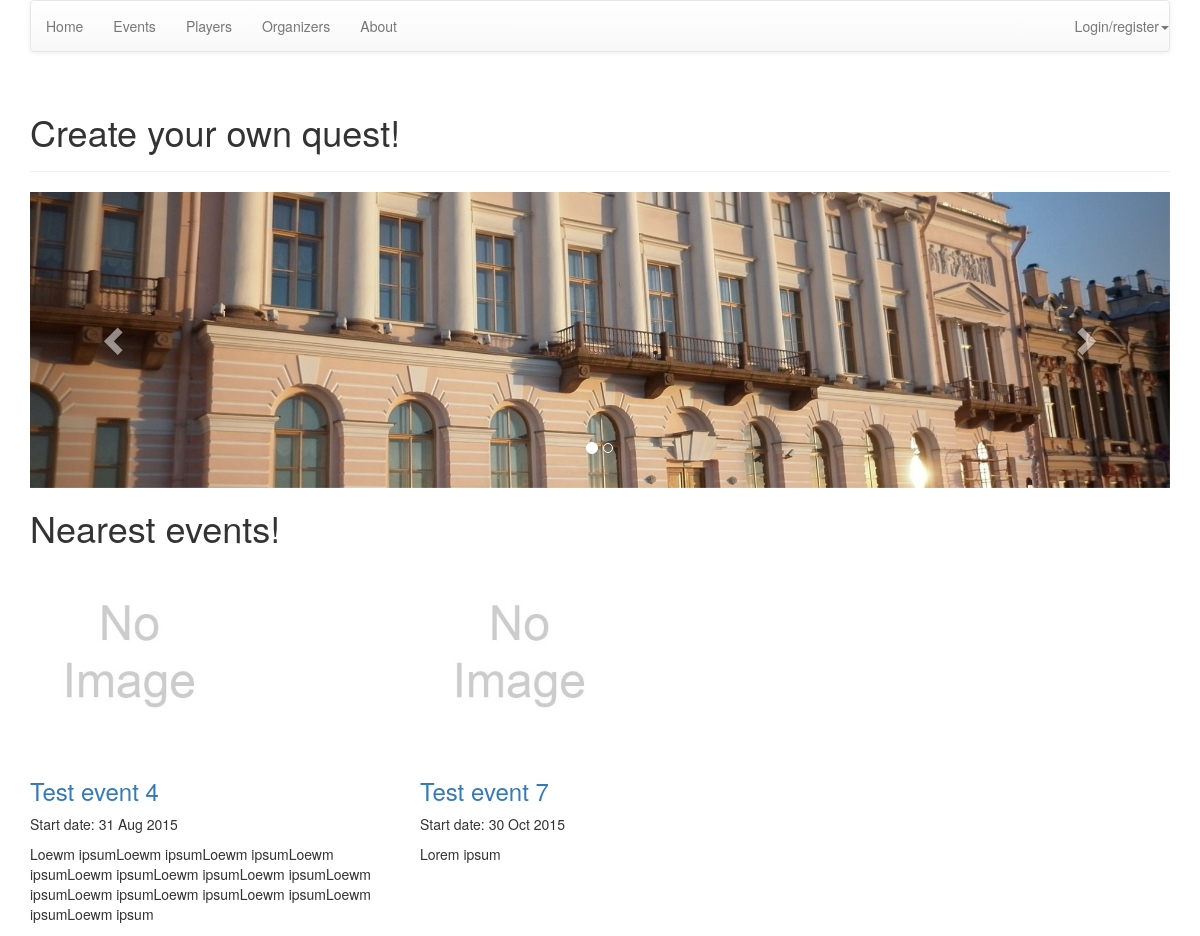
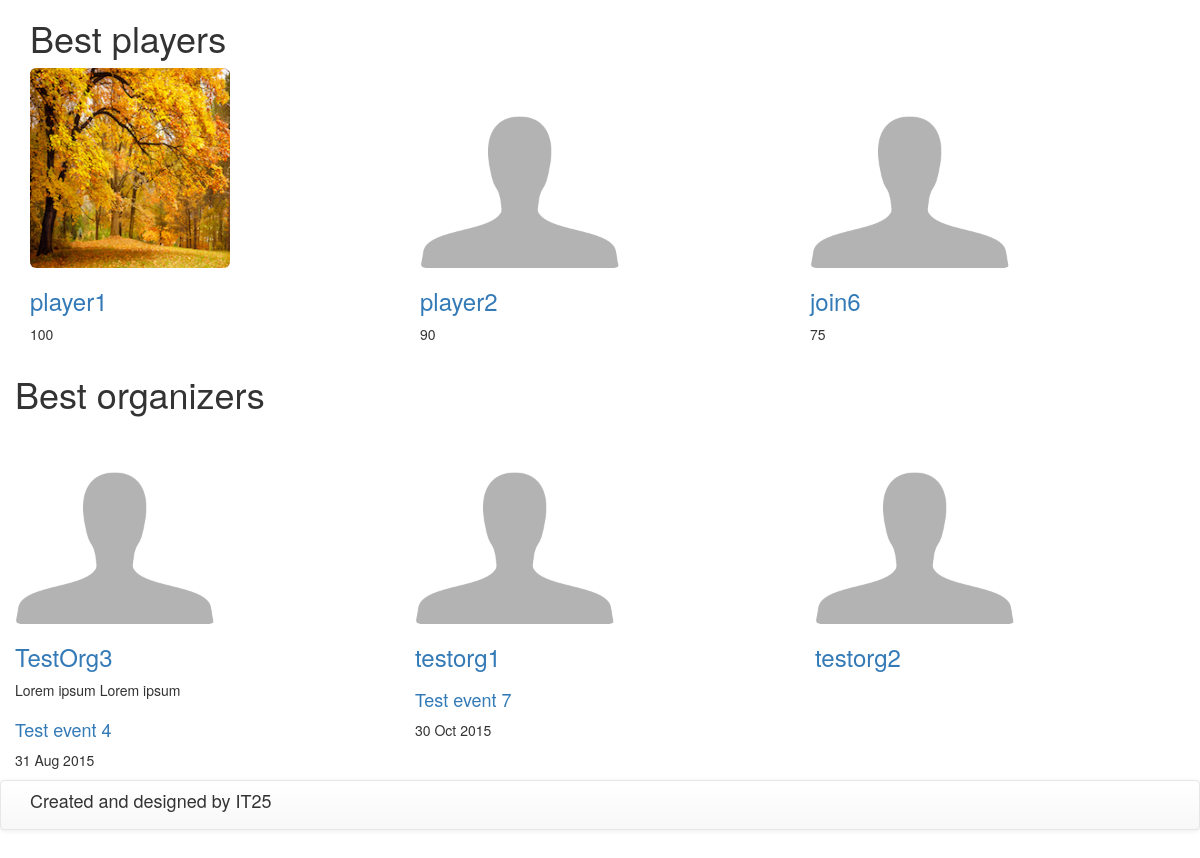
The page / on the database its author committed (2 pictures, top to bottom).
### web/models.py (models this page shows, shortened)
class Events(models.Model):
    title = models.TextField(verbose_name="Title")
    description = models.TextField(verbose_name="Description")
    map_link = models.TextField(verbose_name="Link to map", null=True, blank=True)
    place = models.ForeignKey(EventsPlaces, verbose_name="Place", null=True, blank=True)
    is_team = models.BooleanField(default=False, verbose_name="Team only")
    price = models.FloatField(verbose_name="Price", default=0.0)
    max_players = models.IntegerField(verbose_name="Limit players", null=True, blank=True)
    start_date = models.DateTimeField(verbose_name="Start date")
    end_date = models.DateTimeField(verbose_name="End date")
    registered_players = models.ManyToManyField(User, verbose_name="Registered users", related_name="regitered_players",
                                                blank=True)
    registered_teams = models.ManyToManyField(Teams, verbose_name="Registered teams", blank=True)
    organizer = models.ForeignKey(User, verbose_name="Organizer", related_name="organizer")
    completed = models.BooleanField(default=False, verbose_name="Finished")
    duration = DurationField(verbose_name="Duration", null=True, blank=True)
    image = models.ImageField(upload_to='images', blank=True, null=True, verbose_name="Image")
    started = models.BooleanField(verbose_name="Started", default=False)
    def image_tag(self):
        return u'<img src="%s" height=75 width=75 />' % (self.image.url)
    image_tag.short_description = "Current image"
    image_tag.allow_tags = True
    class Meta:
        verbose_name = "Event"
        verbose_name_plural = "Events"
        ordering = ('start_date',)

class Players(models.Model):
    SEX = (
        (0, 'MALE'),
        (1, 'FEMALE'),
        (2, 'NOT DEFINED')
    )
    user = models.OneToOneField(User)
    description = models.TextField(verbose_name="Description", null=True, blank=True)
    sex = models.IntegerField(choices=SEX, default=2, verbose_name="Sex")
    date_of_birth = models.DateField(null=True, blank=True, verbose_name="Date of birth")
    points = models.IntegerField(default=0, verbose_name="Points")
    rating = models.IntegerField(default=0, verbose_name="Place (rating)")
    show_personal_info = models.BooleanField(default=False, verbose_name="Show personal info")
    class Meta:
        verbose_name = "Player"
        verbose_name_plural = "Players"

class QuestsUsers(models.Model):
    user = models.OneToOneField(User)
    is_organizer = models.BooleanField(default=False, verbose_name="Organizer")
    image = models.ImageField(upload_to='avatars', blank=True, null=True, verbose_name="Avatar")
    def image_tag(self):
        return u'<img src="%s" height=75 width=75 />' % (self.image.url)
    image_tag.short_description = "Current avatar"
    image_tag.allow_tags = True
    class Meta:
        verbose_name_plural = "Quests users"
        verbose_name = "Quest user"

class Organizers(models.Model):
    user = models.OneToOneField(User)
    description = models.TextField(verbose_name="Description", null=True, blank=True)
    tariff = models.ForeignKey(Tariffs, verbose_name="Tariff", null=True, blank=True)
    show_on_main_page = models.BooleanField(default=False, verbose_name="Best organizer (show on main page)") # If true => show on main page
    def get_three_future_events(self):
        today = datetime.date.today()
        events = Events.objects.filter(organizer=self.user).filter(start_date__gte=today).order_by('start_date')[:3]
        return events
    class Meta:
        verbose_name = "Organizer"
        verbose_name_plural = "Organizers"

### web/views.py (the view)
# urls.py: url(r'^$', index, name='index'),
def index(request):
    today = datetime.date.today()
    nearest_events = Events.objects.filter(start_date__gte=today).order_by('start_date')[:3]
    best_players = Players.objects.filter(points__gt=0).order_by('-points')[:3]
    best_organizers = Organizers.objects.filter(show_on_main_page=True)[:3]
    return render_to_response('index.html', {'nearest_events': nearest_events,
                                             'best_players': best_players,
                                             'best_organizers': best_organizers},
                              context_instance=RequestContext(request))

### templates/index.html (shortened to what this page needs)
{% extends "base.html" %}
{% load staticfiles %}
{% block content %}
    <div class="container">
        <div class="row">
            <div class="col-xs-12">
                <div class="page-header">
                    <h1>Create your own quest!</h1>
                </div>
            </div>
        </div>
        <div class="row">
            <div class="col-xs-12">
                <div id="index_carousel" class="carousel slide" data-ride="carousel">
                    <ol class="carousel-indicators">
                        <li data-target="#index_carousel" data-slide-to="0" class="active"></li>
                        <li data-target="#index_carousel" data-slide-to="1"></li>
                    </ol>
                    <div class="carousel-inner" role="listbox">
                        <div class="item active">
                            <img src="{% static 'images/slide1.jpg' %}">
                        </div>
                    </div>
                    <a class="left carousel-control" href="#index_carousel" role="button" data-slide="prev">
                        <span class="glyphicon glyphicon-chevron-left" aria-hidden="true"></span>
                    </a>
                    <a class="right carousel-control" href="#index_carousel" role="button" data-slide="next">
                        <span class="glyphicon glyphicon-chevron-right" aria-hidden="true"></span>
                    </a>
                </div>
            </div>
        </div>
        <div class="row">
            <div class="col-xs-12">
                <h1>Nearest events!</h1>
                <div class="row">
                    {% if nearest_events %}
                        {% for event in nearest_events %}
                            <div class="col-xs-4">
                                <a href="{% url 'event' event.pk %}">
                                    {% if event.image.url != None %}
                                        <img src="{{ event.image.url }}" class="img-responsive img-rounded index_avatar">
                                    {% else %}
                                        <img src="{% static 'images/no_item_image.jpg' %}" class="img-responsive img-rounded index_avatar">
                                    {% endif %}
                                    <h3>{{ event.title }}</h3>
                                </a>
                                <p>Start date: {{ event.start_date|date:'d M Y' }}</p>
                                <p>{{ event.description }}</p>
                            </div>
                        {% endfor %}
                    {% else %}
                        <div class="col-xs-12">
                            <h2>Comming soon...</h2>
                        </div>
                    {% endif %}
                </div>
            </div>
        </div>
        <div class="row">
            <div class="col-xs-12">
                <h1>Best players</h1>
                <div class="row">
                    {% if best_players %}
                        {% for player in best_players %}
                            <div class="col-xs-4">
                                <a href="{% url 'player' player.pk %}">
                                    {% if player.user.questsusers.image.url != None %}
                                        <img src="{{ player.user.questsusers.image.url }}" class="img-responsive img-rounded index_avatar">
                                    {% else %}
                                        <img src="{% static 'images/default-user-avatar.png' %}" class="img-responsive img-rounded index_avatar">
                                    {% endif %}
                                    <h3>{{ player.user.username }}</h3>
                                </a>
                                <p>{{ player.points }}</p>
                            </div>
                        {% endfor %}
                    {% else %}
                        <h2>Comming soon</h2>
                    {% endif %}
                </div>
            </div>
        </div>
        <div class="row">
            <h1>Best organizers</h1>
            <div class="row">
                {% if best_organizers %}
                    {% for organizer in best_organizers %}
                        <div class="col-xs-4">
                            <a href="{% url 'organizer' organizer.pk %}">
                                {% if organizer.user.questsusers.image.url != None %}
                                    <img src="{{ organizer.user.questsusers.image.url }}" class="img-responsive img-rounded index_avatar">
                                {% else %}
                                    <img src="{% static 'images/default-user-avatar.png' %}" class="img-responsive img-rounded index_avatar">
                                {% endif %}
                                <h3>{{ organizer.user.username }}</h3>
                            </a>
                            <p>{{ organizer.description }}</p>
                            {% for event in organizer.get_three_future_events %}
                                <div class="row">
                                    <div class="col-xs-12">
                                        <h4><a href="{% url 'event' event.pk %}"> {{ event.title }} </a></h4>
                                        <p>{{ event.start_date|date:'d M Y' }}</p>
                                    </div>
                                </div>
                            {% endfor %}
                        </div>
                    {% endfor %}
                {% else %}
                    <h2>Comming soon</h2>
                {% endif %}
            </div>
        </div>
    </div>
{% endblock %}

### static/css/style.css (style rules this page uses)
html { position: relative; min-height: 100%; }
body { margin-bottom: 100px; }
.index_avatar { max-width: 200px; max-height: 200px; }

### rows shown on the page
Events: title "Test event 4", start_date "31 Aug 2015", description "Loewm ipsumLoewm ipsumLoewm ipsumLoewm ipsumLoewm ipsumLoewm ipsumLoewm ipsumLoewm ipsumLoewm ipsumLoewm ipsumLoewm ipsumLoewm ipsumLoewm ipsum"
Events: title "Test event 7", start_date "30 Oct 2015", description "Lorem ipsum"
Players: user.questsusers.image (picture), user.username "player1", points "100"
Players: user.username "player2", points "90"
Players: user.username "join6", points "75"
Organizers: user.username "TestOrg3", description "Lorem ipsum Lorem ipsum"
Organizers: user.username "testorg1"
Organizers: user.username "testorg2"
